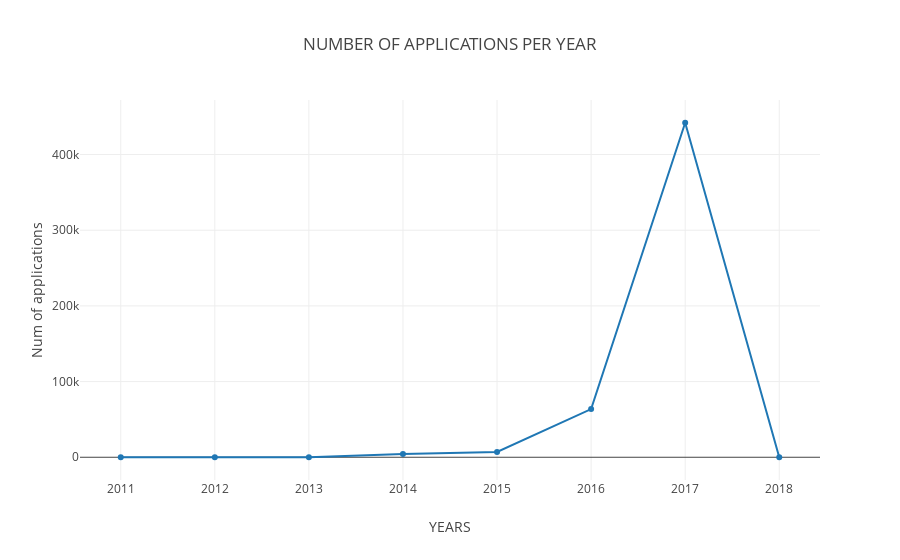

The code cell stored with this chart in its notebook:
### Code cell
t1 = go.Scatter(
    x=dfyear.year,
    y=dfyear.countvar
)
layout = go.Layout(dict(title= " NUMBER OF APPLICATIONS PER YEAR",xaxis=dict(title="YEARS"),yaxis=dict(title="Num of applications")))
data = [t1]
fig = go.Figure(data=data,layout=layout)
iplot(fig)

### Figure 1 — Plotly figure (JSON) as saved in the notebook; plotly's stock layout.template omitted (floating-point values rounded to 4 significant figures)
{"data": [{"type": "scatter", "uid": "6305a2da-d094-11e8-9f0c-f496347d3ff1", "x": [2011, 2012, 2013, 2014, 2015, 2016, 2017, 2018], "y": [2, 9, 90, 4444, 7060, 63637, 442014, 5]}], "layout": {"title": " NUMBER OF APPLICATIONS PER YEAR", "xaxis": {"title": "YEARS"}, "yaxis": {"title": "Num of applications"}}}
